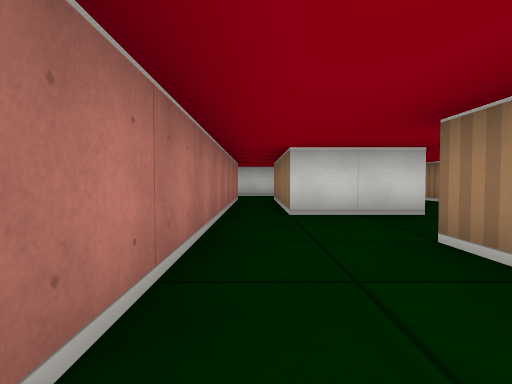
[1] (above)

22 first-person views from a walk through a cub3D maze. The camera is about half as high as the walls, tilts 2° down and sees 80° across. The floor is counted in squares. Each view is taken from the middle of a square. On the plan, view 1 faces up. The plan holds only what a view shows up to about 9 squares ahead; the rest is blank.

[2]
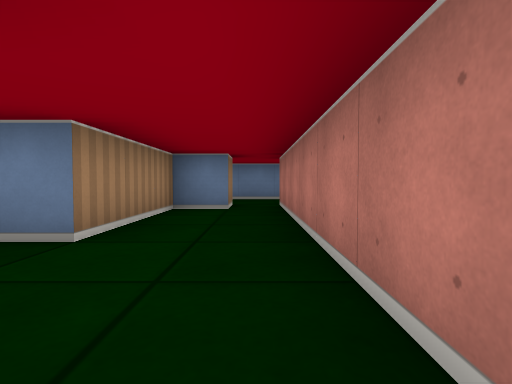

[3]
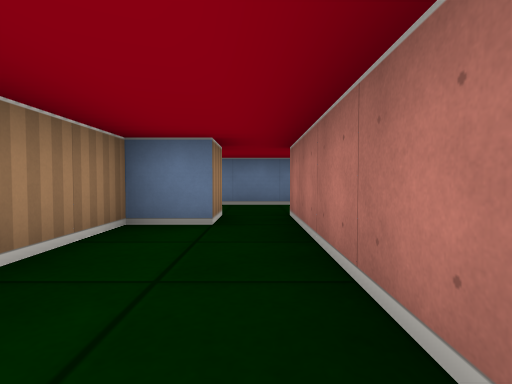

[4]
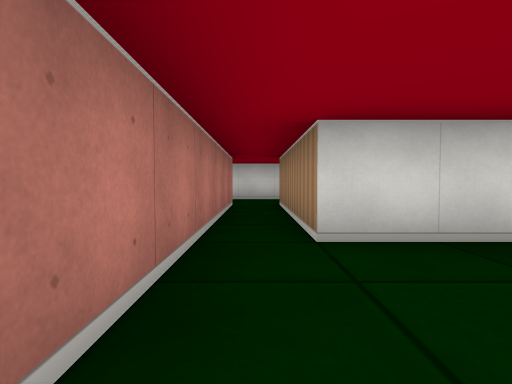

[5]
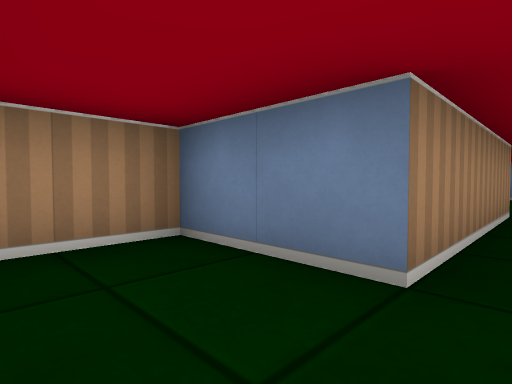

[6]
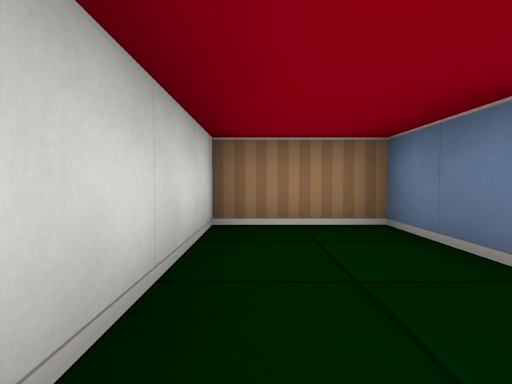

[7]
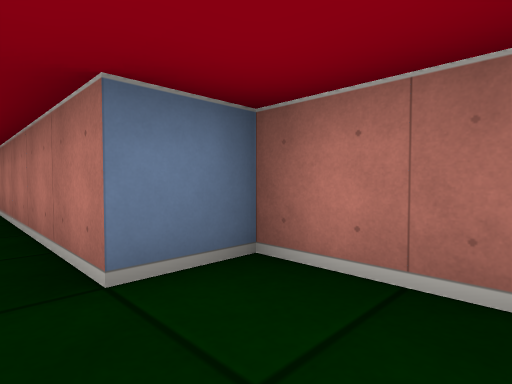

[8]
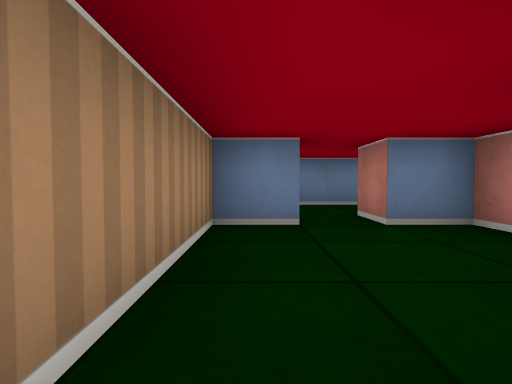

[9]
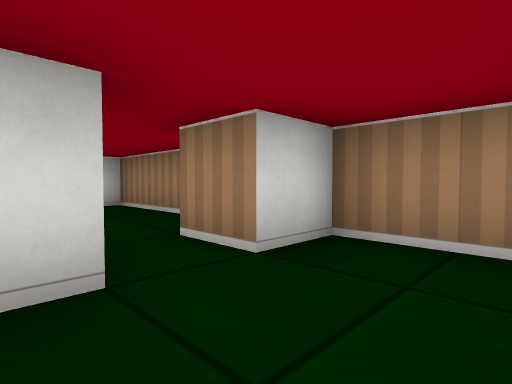

[10]
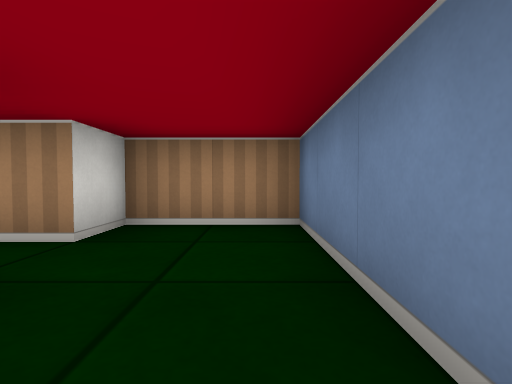

[11]
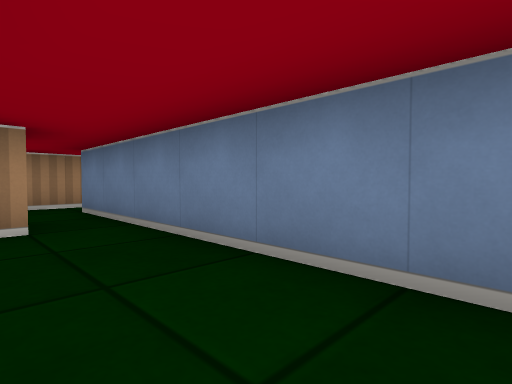

[12]
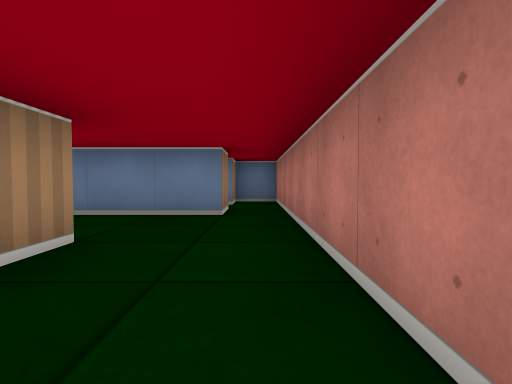

[13]
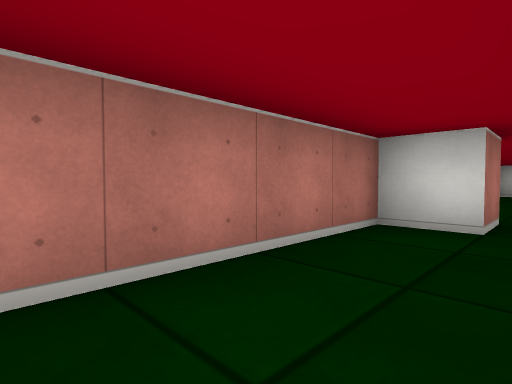

[14]
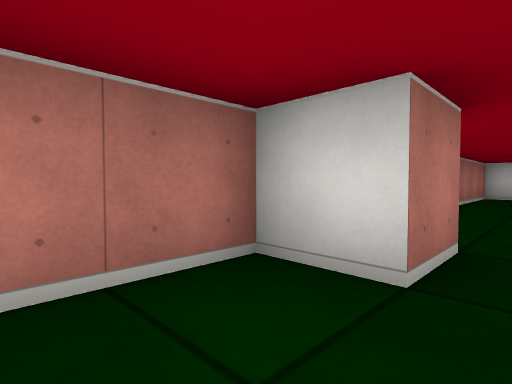

[15]
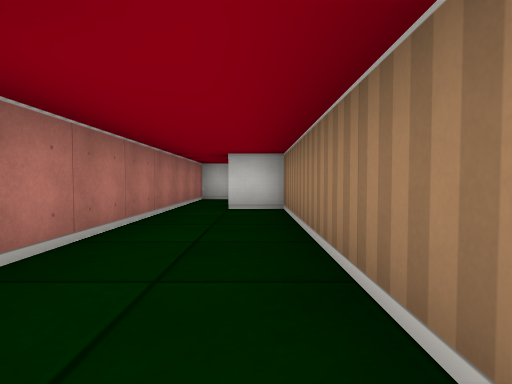

[16]
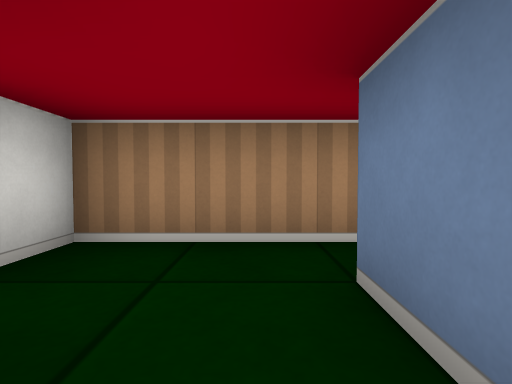

[17]
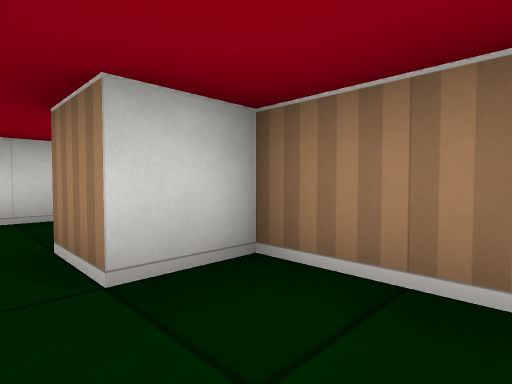

[18]
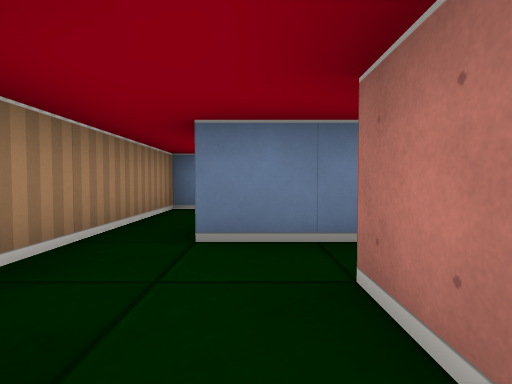

[19]
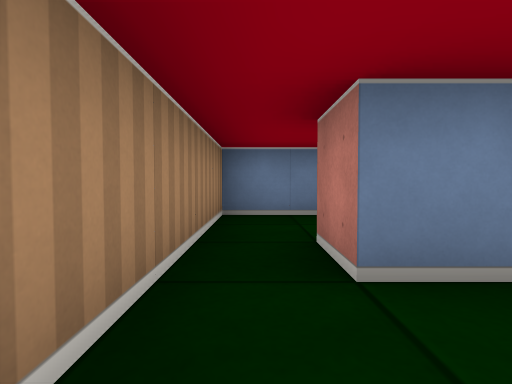

[20]
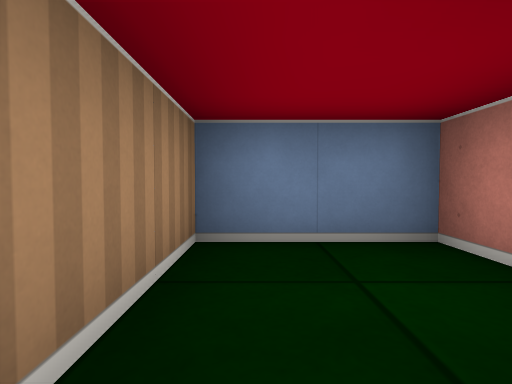

[21]
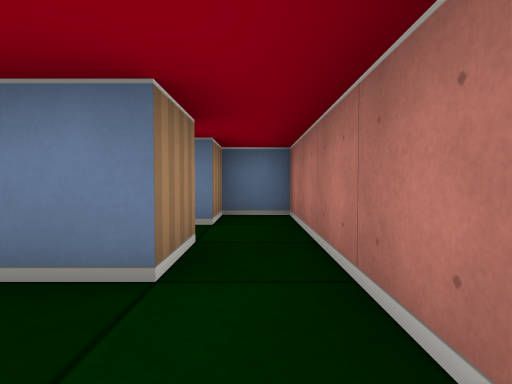

[22]
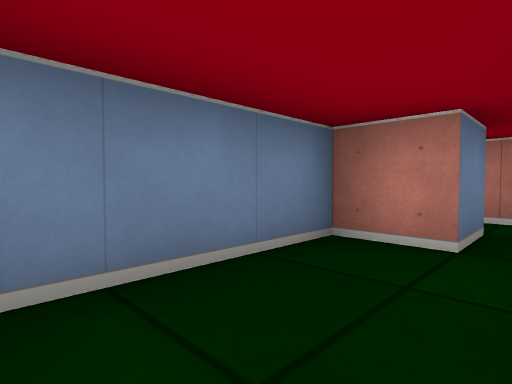

### Floor plan
Points are (right, up) in squares from view 1. A wall is a line through its corners. A room is listed if a view was taken in it or the views show most of it. See-through windows are left out.
Room 1 (views 1, 3, 4, 10)
walls: (-0.5, 4.5) (-0.5, -1.5); (1.5, 4.5) (0.5, 4.5); (0.5, -1.5) (0.5, -0.5) (1.5, -0.5) (1.5, 2.5)
ways out: opening at (0, 5) to room 2; opening at (2, 3.5) to room 4; opening at (0, -2) to room 10
Room 2 (views 2, 5, 6, 7)
walls: (-1.5, 10) (-1.5, 8.5) (-0.5, 8.5) (-0.5, 4.5); (0.5, 4.5) (0.5, 8.5) (2.5, 8.5) (2.5, 10.5) (-0.8, 10.5)
ways out: opening at (0, 5) to room 1
Room 3 (view 8)
walls: (3.5, 5.5) (4.5, 5.5) (4.5, 9.5) (4.1, 9.5); (1.5, 6.1) (1.5, 5.5) (2.5, 5.5)
ways out: opening at (3, 5) to room 4
Room 4 (view 9)
walls: (2.5, 5.5) (2.5, 4.5) (1.5, 4.5); (1.5, 2.5) (4.5, 2.5) (4.5, 4.5) (3.5, 4.5) (3.5, 5.5)
ways out: opening at (2, 3.5) to room 1; opening at (3, 5) to room 3
Room 5 (views 11, 12, 13, 14, 21)
walls: (-1.5, -1.5) (-1.5, -0.8); (-2.5, -3.5) (-1.5, -3.5); (-2.5, 1.5) (-3.5, 1.5) (-3.5, -3.5)
ways out: opening at (-2, 2) to room 6; opening at (-3, -4) to room 9; opening at (-1, -2.5) to room 10
Room 6 (view 15)
walls: (-2.5, 2.6) (-2.5, 1.5); (-1.5, 2.5) (-1.5, 7.5) (-2.5, 7.5); (-2.8, 10.5) (-3.5, 10.5) (-3.5, 3.8)
ways out: opening at (-2, 2) to room 5
Room 7 (views 16, 17, 19, 20)
walls: (1.5, -3.5) (3.5, -3.5) (3.5, -4.5); (2.5, -1.5) (2.5, -2.5); (4.5, -4.5) (4.5, -1.5) (3.5, -1.5)
ways out: opening at (3, -1) to room 8; opening at (2, -3) to room 10; opening at (4, -4) to room 11
Room 8 (view 18)
walls: (3.5, -1.5) (3.5, -0.5); (4, 1.5) (3.4, 1.5)
ways out: opening at (3, -1) to room 7
Room 9 (view 22)
walls: (-2.5, -4.5) (-2.5, -3.5); (-3.5, -3.5) (-3.5, -6.5) (-2.5, -6.5) (-2.5, -5.5) (-1.5, -5.5) (-1.5, -6.5) (1, -6.5)
ways out: opening at (-3, -4) to room 5
Room 10 (no view inside)
walls: (-1.5, -3.5) (1.5, -3.5)
ways out: opening at (0, -2) to room 1; opening at (-1, -2.5) to room 5; opening at (2, -3) to room 7
Room 11 (no view inside)
walls: (2.5, -5.8) (2.5, -6.5) (4.5, -6.5) (4.5, -4.5)
ways out: opening at (4, -4) to room 7

Positions as (right, up) in squares from view 1, and headings:
1: (0, 0), facing up
2: (0, 5), facing down
3: (0, 3), facing down
4: (0, 2), facing up
5: (0, 10), facing down-right
6: (-1, 10), facing right
7: (0, 10), facing down-left
8: (4, 9), facing down
9: (2, 3), facing up-right
10: (1, 3), facing right
11: (-2, -2), facing down-right
12: (-3, 1), facing down
13: (-2, -2), facing up-left
14: (-2, 0), facing up-left
15: (-2, 2), facing up
16: (2, -3), facing right
17: (3, -3), facing up-right
18: (3, -1), facing down
19: (4, -2), facing down
20: (4, -4), facing down
21: (-3, -2), facing down
22: (1, -5), facing down-left
